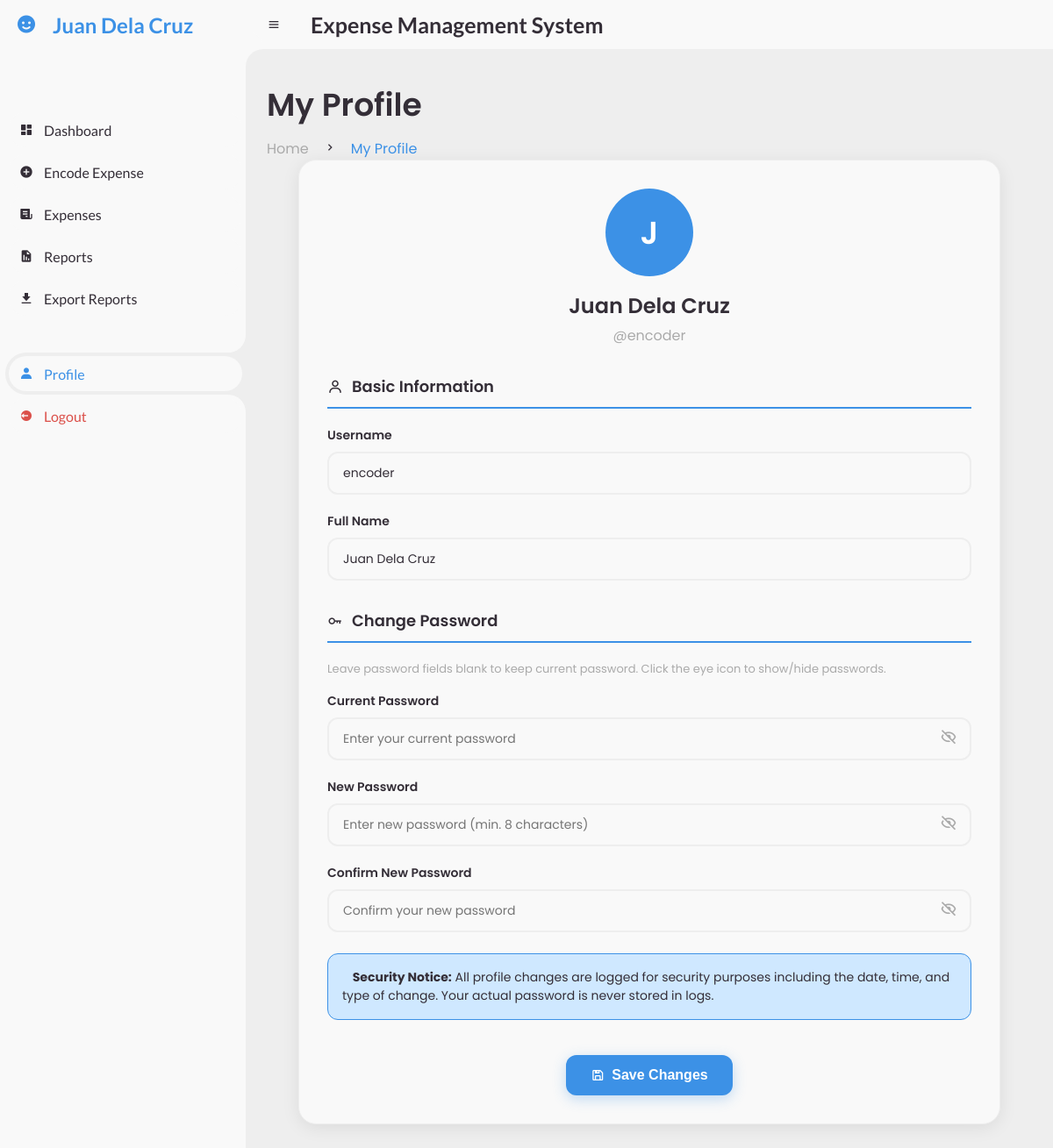
Screenshot of /encoder/profile.php (signed in) with the database file from the repository.
### tables this page shows
CREATE TABLE IF NOT EXISTS users (
    id INT AUTO_INCREMENT PRIMARY KEY,
    username VARCHAR(50) UNIQUE NOT NULL,
    password VARCHAR(255) NOT NULL,
    full_name VARCHAR(100) NOT NULL,
    role ENUM('admin', 'encoder') NOT NULL,
    created_at DATETIME DEFAULT CURRENT_TIMESTAMP
);

### encoder/profile.php (the view, shortened to what this page needs)
<?php
require_once '../includes/db.php';
$user_id = $_SESSION['user_id'];
$stmt = $conn->prepare("SELECT id, username, full_name FROM users WHERE id = ?");
$stmt->execute([$user_id]);
$user = $stmt->fetch(PDO::FETCH_ASSOC);
?>
<!DOCTYPE html>
<html lang="en">
<head>
    <link href='https://unpkg.com/boxicons@2.0.9/css/boxicons.min.css' rel='stylesheet'>
    <link rel="stylesheet" href="../assets/css/style.css">
</head>
<body>
    <section id="sidebar">
        <a href="#" class="brand">
            <i class='bx bxs-smile'></i>
            <span class="text"><?php echo htmlspecialchars($_SESSION['full_name']); ?></span>
        </a>
        <ul class="side-menu top">
            <li>
                <a href="dashboard.php">
                    <i class='bx bxs-dashboard'></i>
                    <span class="text">Dashboard</span>
                </a>
            </li>
            <li>
                <a href="encode.php">
                    <i class='bx bxs-plus-circle'></i>
                    <span class="text">Encode Expense</span>
                </a>
            </li>
            <li>
                <a href="my_expenses.php">
                    <i class='bx bxs-receipt'></i>
                    <span class="text">Expenses</span>
                </a>
            </li>
            <li>
                <a href="reports.php">
                    <i class='bx bxs-report'></i>
                    <span class="text">Reports</span>
                </a>
            </li>
            <li>
                <a href="export.php">
                    <i class='bx bxs-download'></i>
                    <span class="text">Export Reports</span>
                </a>
            </li>
            <br><br>
            <li class="active">
                <a href="profile.php">
                    <i class='bx bxs-user'></i>
                    <span class="text">Profile</span>
                </a>
            </li>
            <li>
                <a href="../logout.php" class="logout">
                    <i class='bx bxs-log-out-circle'></i>
                    <span class="text">Logout</span>
                </a>
            </li>
        </ul>
    </section>
    <section id="content">
        <nav>
            <i class='bx bx-menu'></i>
            <span class="nav-text">Expense Management System</span>
        </nav>
        <main>
            <div class="head-title">
                <div class="left">
                    <h1>My Profile</h1>
                    <ul class="breadcrumb">
                        <li>
                            <a href="dashboard.php">Home</a>
                        </li>
                        <li><i class='bx bx-chevron-right'></i></li>
                        <li>
                            <a class="active" href="#">My Profile</a>
                        </li>
                    </ul>
                </div>
            </div>
            <div class="profile-container">
                <div class="profile-header">
                    <div class="profile-avatar">
                        <?php echo substr($user['full_name'], 0, 1); ?>
                    </div>
                    <h2><?php echo htmlspecialchars($user['full_name']); ?></h2>
                    <p>@<?php echo htmlspecialchars($user['username']); ?></p>
                </div>
                <form method="POST" action="profile.php">
                    <div class="form-section">
                        <h3><i class='bx bx-user'></i> Basic Information</h3>
                        <div class="form-group">
                            <label for="username">Username</label>
                            <input type="text" id="username" name="username" class="form-control"
                                   value="<?php echo htmlspecialchars($user['username']); ?>"
                                   required oninput="checkUsername()">
                        </div>
                        <div class="form-group">
                            <label for="full_name">Full Name</label>
                            <input type="text" id="full_name" name="full_name" class="form-control"
                                   value="<?php echo htmlspecialchars($user['full_name']); ?>" required>
                        </div>
                    </div>
                    <div class="form-section">
                        <h3><i class='bx bx-key'></i> Change Password</h3>
                        <p class="password-help">Leave password fields blank to keep current password. Click the eye icon to show/hide passwords.</p>
                        <div class="form-group">
                            <label for="current_password">Current Password</label>
                            <div class="password-input-group">
                                <input type="password" id="current_password" name="current_password" class="form-control"
                                       placeholder="Enter your current password">
                                <button type="button" class="password-toggle" onclick="togglePassword('current_password')">
                                    <i class='bx bx-hide' id="current_password_icon"></i>
                                </button>
                            </div>
                        </div>
                        <div class="form-group">
                            <label for="new_password">New Password</label>
                            <div class="password-input-group">
                                <input type="password" id="new_password" name="new_password" class="form-control"
                                       placeholder="Enter new password (min. 8 characters)"
                                       oninput="checkPasswordStrength()">
                                <button type="button" class="password-toggle" onclick="togglePassword('new_password')">
                                    <i class='bx bx-hide' id="new_password_icon"></i>
                                </button>
                            </div>
                        </div>
                        <div class="form-group">
                            <label for="confirm_password">Confirm New Password</label>
                            <div class="password-input-group">
                                <input type="password" id="confirm_password" name="confirm_password" class="form-control"
                                       placeholder="Confirm your new password"
                                       oninput="checkPasswordMatch()">
                                <button type="button" class="password-toggle" onclick="togglePassword('confirm_password')">
                                    <i class='bx bx-hide' id="confirm_password_icon"></i>
                                </button>
                            </div>
                        </div>
                        <div class="security-notice">
                            <strong>Security Notice:</strong> All profile changes are logged for security purposes including the date, time, and type of change. Your actual password is never stored in logs.
                        </div>
                    </div>
                    <div class="form-actions">
                        <button type="submit" class="btn-save">
                            <i class='bx bx-save'></i> Save Changes
                        </button>
                    </div>
                </form>
            </div>
        </main>
    </section>
</body>
</html>

### assets/css/style.css (style rules this page uses)
* { margin: 0; padding: 0; box-sizing: border-box; }
a { text-decoration: none; }
li { list-style: none; }
:root { --poppins: 'Poppins', sans-serif; --lato: 'Lato', sans-serif; --light: #F9F9F9; --blue: #3C91E6; --light-blue: #CFE8FF; --grey: #eee; --dark-grey: #AAAAAA; --dark: #342E37; --red: #DB504A; --yellow: #FFCE26; --light-yellow: #FFF2C6; --orange: #FD7238; --light-orange: #FFE0D3; }
html { overflow-x: hidden; }
body { background: var(--grey); overflow-x: hidden; }
#sidebar { position: fixed; top: 0; left: 0; width: 280px; height: 100%; background: var(--light); z-index: 2000; font-family: var(--lato); transition: .3s ease; overflow-x: hidden; scrollbar-width: none; }
#sidebar .brand { font-size: 24px; font-weight: 700; height: 56px; display: flex; align-items: center; color: var(--blue); position: sticky; top: 0; left: 0; background: var(--light); z-index: 500; padding-bottom: 20px; box-sizing: content-box; }
#sidebar .brand .bx { min-width: 60px; display: flex; justify-content: center; }
#sidebar .side-menu { width: 100%; margin-top: 48px; }
#sidebar .side-menu li { height: 48px; background: transparent; margin-left: 6px; border-radius: 48px 0 0 48px; padding: 4px; }
#sidebar .side-menu li.active { background: var(--grey); position: relative; }
#sidebar .side-menu li.active::before { content: ''; position: absolute; width: 40px; height: 40px; border-radius: 50%; top: -40px; right: 0; box-shadow: 20px 20px 0 var(--grey); z-index: -1; }
#sidebar .side-menu li.active::after { content: ''; position: absolute; width: 40px; height: 40px; border-radius: 50%; bottom: -40px; right: 0; box-shadow: 20px -20px 0 var(--grey); z-index: -1; }
#sidebar .side-menu li a { width: 100%; height: 100%; background: var(--light); display: flex; align-items: center; border-radius: 48px; font-size: 16px; color: var(--dark); white-space: nowrap; overflow-x: hidden; }
#sidebar .side-menu.top li.active a { color: var(--blue); }
#sidebar .side-menu li a.logout { color: var(--red); }
#sidebar .side-menu li a .bx { min-width: calc(60px - ((4px + 6px) * 2)); display: flex; justify-content: center; }
#content { position: relative; width: calc(100% - 280px); left: 280px; transition: .3s ease; }
#content nav { height: 56px; background: var(--light); padding: 0 24px; display: flex; align-items: center; grid-gap: 24px; font-family: var(--lato); position: sticky; top: 0; left: 0; z-index: 1000; }
#content nav::before { content: ''; position: absolute; width: 40px; height: 40px; bottom: -40px; left: 0; border-radius: 50%; box-shadow: -20px -20px 0 var(--light); }
#content nav .bx.bx-menu { cursor: pointer; color: var(--dark); }
#content main { width: 100%; padding: 36px 24px; font-family: var(--poppins); max-height: calc(100vh - 56px); overflow-y: auto; }
#content main .head-title { display: flex; align-items: center; justify-content: space-between; grid-gap: 16px; flex-wrap: wrap; }
#content main .head-title .left h1 { font-size: 36px; font-weight: 600; margin-bottom: 10px; color: var(--dark); }
#content main .head-title .left .breadcrumb { display: flex; align-items: center; grid-gap: 16px; }
#content main .head-title .left .breadcrumb li { color: var(--dark); }
#content main .head-title .left .breadcrumb li a { color: var(--dark-grey); pointer-events: none; }
#content main .head-title .left .breadcrumb li a.active { color: var(--blue); pointer-events: unset; }

### rows the page displays
users: full_name "J", full_name "Juan Dela Cruz", username "encoder"

### other values shown
$_SESSION['full_name'] "Juan Dela Cruz"
